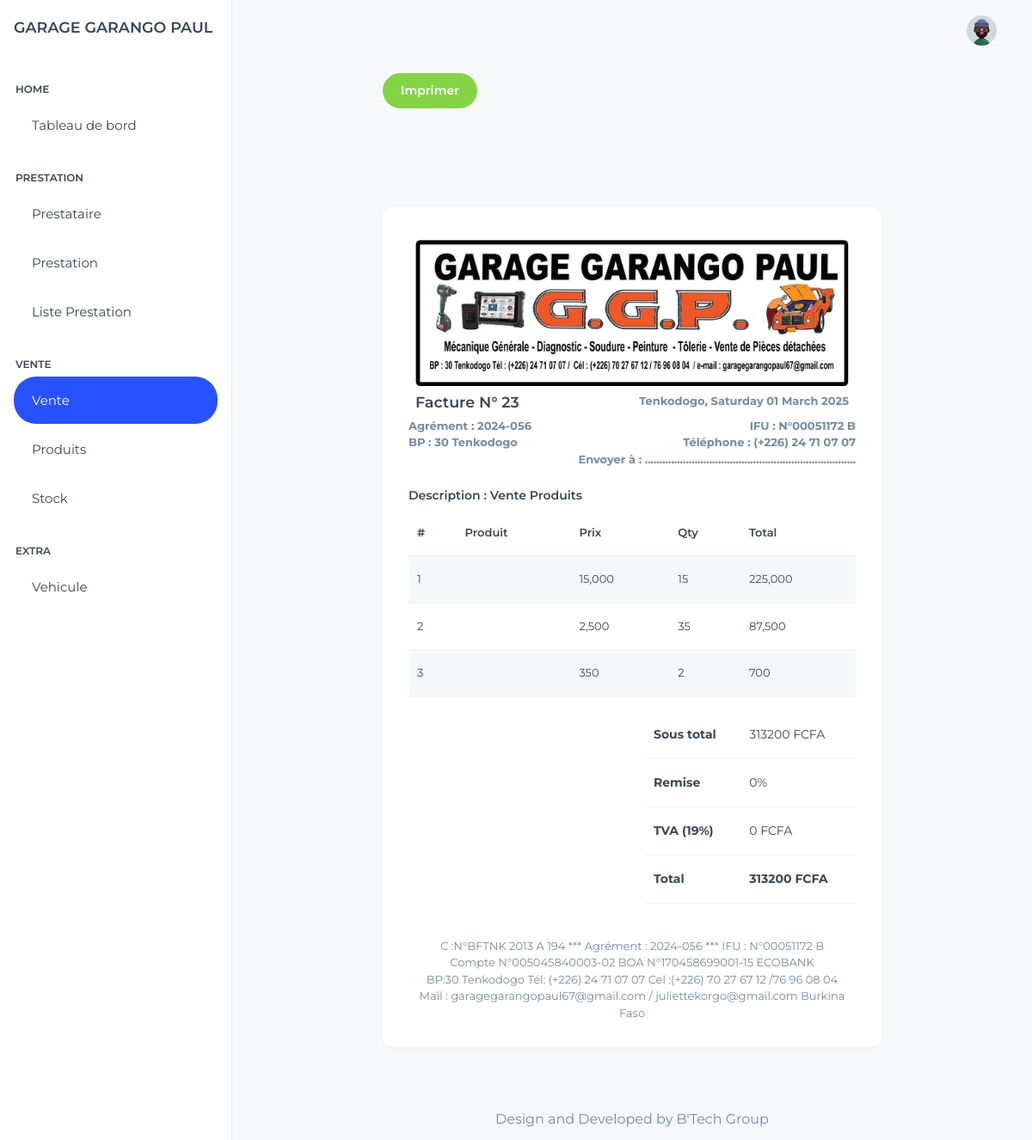
The app's page /facture.php?id=23 (signed in) with its own data.
### tables this page shows
CREATE TABLE elementVente (id INTEGER PRIMARY KEY AUTOINCREMENT NOT NULL, vente INTEGER REFERENCES Vente (id) ON DELETE RESTRICT ON UPDATE RESTRICT NOT NULL, produit INTEGER REFERENCES Produits (id) ON DELETE CASCADE NOT NULL, pu REAL NOT NULL, quantite INTEGER NOT NULL, soustotal NUMERIC NOT NULL);

CREATE TABLE Vente (id INTEGER PRIMARY KEY AUTOINCREMENT NOT NULL, date_vente TEXT NOT NULL, total NUMERIC NOT NULL, remise NUMERIC, statuts TEXT NOT NULL);

### model.php (called while the page is built, shortened)
<?php
function dbConnect() {
    try {
        $database = new PDO('sqlite:BDD/Gestion.db');
        $database->setAttribute(PDO::ATTR_ERRMODE, PDO::ERRMODE_EXCEPTION);
        return $database;
    } catch (PDOException $e) {
        handleDatabaseError($e->getMessage());
    }
}
function getById($table, $idColumn, $id) {
    $database = dbConnect();
    $stmt = $database->prepare("SELECT * FROM {$table} WHERE {$idColumn} = :id");
    $stmt->bindParam(':id', $id, PDO::PARAM_INT);
    $stmt->execute(); return $stmt->fetch(PDO::FETCH_ASSOC);
}
function getVenteById($id){ return getById('Vente', 'id', $id); }
function getElementVenteById($id){
    $database = dbConnect();
    $query = "SELECT * FROM elementVente WHERE vente= :id";
    $stmt = $database->prepare($query);
    $stmt->bindValue(':id', $id, PDO::PARAM_INT);
    $stmt->execute(); return $stmt->fetchAll(PDO::FETCH_ASSOC);
}

### facture.php (the view, shortened to what this page needs)
<?php
    include_once('header.php');
    $id = isset($_GET['id']) ? intval($_GET['id']) : 0;
    $elements = getElementVenteById($id);
    if(!$elements){
        ?>
        <div id="myfrm" class="container-fluid">
            <div class="offset-xl-2 col-xl-8 col-lg-12 col-md-12 col-sm-12 col-12 padding">
                <div class="card">
                    <div class="card-body">
                        <div class="row mb-4">
                            <div class="mb-5 mt-5">
                                <div class="m-5">
                                    <?='<h3 style="text-align: center;">Aucune Prestation ne correspond à ce numéro de facturation</h3>';?>
                                </div>
                            </div>
                        </div>
                    </div>
                </div>
            </div>
        </div>
        <?php
    }
    else{
?>
<div class="container-fluid">
    <div class="offset-xl-2 col-xl-8 col-lg-12 col-md-12 col-sm-12 col-12">
        <button class="btn btn-success" onclick="printDiv('myfrm')">Imprimer</button>
    </div>
</div>
<div id="myfrm" class="container-fluid">
    <div class="offset-xl-2 col-xl-8 col-lg-12 col-md-12 col-sm-12 col-12 padding">
        <div class="card">
            <div class="card-body">
                <div class="p-2">
                    <div class="float-right">
                        <div style="text-align: center;" class="mb-2">
                            <img src="assets/images/Entete.png" alt="Garage Garango Paul - G.G.P." style="max-width: 100%; height: auto;">
                        </div>
                        <table style="width: 100%; border-collapse: collapse;">
                            <tr>
                                <td style="text-align: left; font-size: 13px;">
                                    <h5 class="mb-0">Facture N° <?=$id;?></h5>
                                </td>
                                <td style="text-align: right; font-size: 13px;">
                                    <strong> Tenkodogo,
                                        <?php setlocale(LC_TIME, 'fr_FR', 'fr'); echo strftime("%A %d %B %Y");?>
                                    </strong>
                                </td>
                            </tr>
                        </table>
                    </div>
                </div>
                <div class="row mb-4">
                    <div class="col-sm-12">
                        <div>
                            <table style="width: 100%; border-collapse: collapse;">
                                <tr>
                                    <td style="text-align: left; font-size: 13px;"><strong>Agrément : 2024-056</strong></td>
                                    <td style="text-align: right; font-size: 13px;"><strong>IFU : N°00051172 B</strong></td>
                                </tr>
                            </table>
                        </div>
                        <div>
                            <table style="width: 100%; border-collapse: collapse;">
                                <tr>
                                    <td style="text-align: left; font-size: 13px;"><strong>BP : 30 Tenkodogo</strong></td>
                                    <td style="text-align: right; font-size: 13px;"><strong>Téléphone : (+226) 24 71 07 07</strong></td>
                                </tr>
                            </table>
                        </div>
                        <div>
                            <table style="width: 100%; border-collapse: collapse;">
                                <tr>
                                    <td style="text-align: right; font-size: 13px;"><strong>Envoyer à : ........................................................................</strong></td>
                                </tr>
                            </table>
                        </div>
                    </div>
                </div>
                <h6>Description : Vente Produits</h6>
                <div class="table-responsive-sm" style="font-size: 13px;">
                    <table class="table table-striped">
                        <thead>
                            <tr>
                                <th class="center">#</th>
                                <th>Produit</th>
                                <th class="right">Prix</th>
                                <th class="center">Qty</th>
                                <th class="right">Total</th>
                            </tr>
                        </thead>
                        <tbody>
                            <?php
                                $i = 1;
                                foreach ($elements as $element) {
                                    $d = getProduitsById($element['produit']);
                                    ?>
                                    <tr>
                                        <td class="center"><?= $i++; ?></td>
                                        <td class="left strong"><?= htmlspecialchars($d['designation']);?></td>
                                        <td class="right"><?= number_format($element['pu']);?></td>
                                        <td class="center"><?= number_format($element['quantite']);?></td>
                                        <td class="right"><?= number_format($element['soustotal']);?></td>
                                    </tr>
                                    <?php
                                }
                            ?>
                        </tbody>
                    </table>
                </div>
                <div class="row">
                    <div class="col-lg-6 col-sm-6"></div>
                    <div class="col-lg-6 col-sm-6 ml-auto">
                        <table class="table table-clear">
                            <tbody>
                                <?php $tt = getVenteById($id);?>
                                <tr>
                                    <td class="left">
                                        <strong class="text-dark">Sous total</strong>
                                    </td>
                                    <td class="right"><?=$tt['total']?> FCFA</td>
                                </tr>
                                <tr>
                                    <td class="left">
                                        <strong class="text-dark">Remise</strong>
                                    </td>
                                    <td class="right"><?=$tt['remise']?>%</td>
                                </tr>
                                <tr>
                                    <td class="left">
                                        <strong class="text-dark">TVA (19%)</strong>
                                    </td>
                                    <td class="right">0 FCFA</td>
                                </tr>
                                <tr>
                                    <td class="left">
                                        <strong class="text-dark">Total</strong>
                                    </td>
                                    <td class="right">
                                        <strong class="text-dark"><?=($tt['total']*(1-($tt['remise']/100)))?> FCFA</strong>
                                    </td>
                                </tr>
                            </tbody>
                        </table>
                    </div>
                </div>
                <div class="bg-white mt-4">
                    <p class="mb-0" style="text-align: center; font-size: 13px;">C :N°BFTNK 2013 A 194 *** Agrément : 2024-056 *** IFU : N°00051172 B</p>
                    <p class="mb-0" style="text-align: center; font-size: 13px;">Compte N°005045840003-02 BOA N°170458699001-15 ECOBANK</p>
                    <p class="mb-0" style="text-align: center; font-size: 13px;">BP:30 Tenkodogo Tél: (+226) 24 71 07 07  Cel :(+226) 70 27 67 12 /76 96 08 04</p>
                    <p class="mb-0" style="text-align: center; font-size: 13px;">Mail : garagegarangopaul67@gmail.com / juliettekorgo@gmail.com Burkina Faso</p>
                </div>
            </div>
        </div>
    </div>
</div>
<?php }
    include_once('footer.php');
?>

### records on screen
elementvente: pu "15,000", quantite "15", soustotal "225,000"
elementvente: pu "2,500", quantite "35", soustotal "87,500"
elementvente: pu "350", quantite "2", soustotal "700"
vente: total "313200", remise "0", $tt['total']*(1-($tt['remise']/100)) "313200"

### other values on screen
$id "23"
strftime("%A %d %B %Y") "Saturday 01 March 2025"
